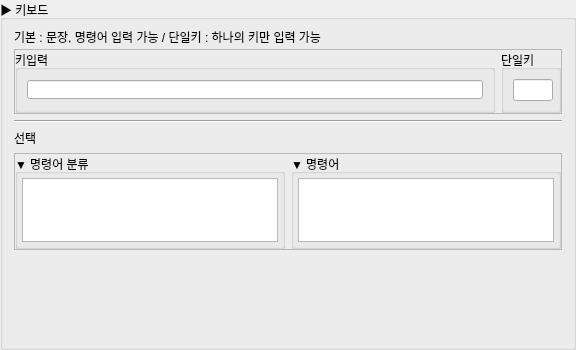
                     <widget class="QGroupBox" name="groupBox_macro_keyboard">
                      <property name="minimumSize">
                       <size>
                        <width>0</width>
                        <height>350</height>
                       </size>
                      </property>
                      <property name="maximumSize">
                       <size>
                        <width>16777215</width>
                        <height>350</height>
                       </size>
                      </property>
                      <property name="title">
                       <string>▶ 키보드</string>
                      </property>
                      <layout class="QVBoxLayout" name="verticalLayout_52">
                       <item>
                        <widget class="QLabel" name="label_45">
                         <property name="maximumSize">
                          <size>
                           <width>16777215</width>
                           <height>12</height>
                          </size>
                         </property>
                         <property name="text">
                          <string>기본 : 문장, 명령어 입력 가능 / 단일키 : 하나의 키만 입력 가능</string>
                         </property>
                        </widget>
                       </item>
                       <item>
                        <widget class="QFrame" name="frame_55">
                         <property name="frameShape">
                          <enum>QFrame::StyledPanel</enum>
                         </property>
                         <property name="frameShadow">
                          <enum>QFrame::Raised</enum>
                         </property>
                         <layout class="QHBoxLayout" name="horizontalLayout_73">
                          <property name="leftMargin">
                           <number>0</number>
                          </property>
                          <property name="topMargin">
                           <number>0</number>
                          </property>
                          <property name="rightMargin">
                           <number>0</number>
                          </property>
                          <property name="bottomMargin">
                           <number>0</number>
                          </property>
                          <item>
                           <widget class="QGroupBox" name="groupBox_55">
                            <property name="title">
                             <string>키입력</string>
                            </property>
                            <layout class="QHBoxLayout" name="horizontalLayout_74">
                             <item>
                              <widget class="QLineEdit" name="line_macro_keyboard_keys">
                               <property name="maximumSize">
                                <size>
                                 <width>16777215</width>
                                 <height>19</height>
                                </size>
                               </property>
                              </widget>
                             </item>
                            </layout>
                           </widget>
                          </item>
                          <item>
                           <widget class="QGroupBox" name="groupBox_56">
                            <property name="minimumSize">
                             <size>
                              <width>60</width>
                              <height>0</height>
                             </size>
                            </property>
                            <property name="maximumSize">
                             <size>
                              <width>60</width>
                              <height>16777215</height>
                             </size>
                            </property>
                            <property name="title">
                             <string>단일키</string>
                            </property>
                            <layout class="QHBoxLayout" name="horizontalLayout_75">
                             <item>
                              <widget class="QLineEdit" name="line_macro_keyboard_key">
                               <property name="minimumSize">
                                <size>
                                 <width>40</width>
                                 <height>0</height>
                                </size>
                               </property>
                               <property name="maximumSize">
                                <size>
                                 <width>40</width>
                                 <height>16777215</height>
                                </size>
                               </property>
                              </widget>
                             </item>
                            </layout>
                           </widget>
                          </item>
                         </layout>
                        </widget>
                       </item>
                       <item>
                        <widget class="Line" name="line_21">
                         <property name="orientation">
                          <enum>Qt::Horizontal</enum>
                         </property>
                        </widget>
                       </item>
                       <item>
                        <widget class="QLabel" name="label_46">
                         <property name="text">
                          <string>선택</string>
                         </property>
                        </widget>
                       </item>
                       <item>
                        <widget class="QFrame" name="frame_54">
                         <property name="frameShape">
                          <enum>QFrame::StyledPanel</enum>
                         </property>
                         <property name="frameShadow">
                          <enum>QFrame::Raised</enum>
                         </property>
                         <layout class="QHBoxLayout" name="horizontalLayout_72">
                          <property name="leftMargin">
                           <number>0</number>
                          </property>
                          <property name="topMargin">
                           <number>0</number>
                          </property>
                          <property name="rightMargin">
                           <number>0</number>
                          </property>
                          <property name="bottomMargin">
                           <number>0</number>
                          </property>
                          <item>
                           <widget class="QGroupBox" name="groupBox_57">
                            <property name="title">
                             <string>▼ 명령어 분류</string>
                            </property>
                            <layout class="QVBoxLayout" name="verticalLayout_55">
                             <property name="leftMargin">
                              <number>4</number>
                             </property>
                             <property name="topMargin">
                              <number>4</number>
                             </property>
                             <property name="rightMargin">
                              <number>4</number>
                             </property>
                             <property name="bottomMargin">
                              <number>4</number>
                             </property>
                             <item>
                              <widget class="QListWidget" name="list_macro_keyboard_category"/>
                             </item>
                            </layout>
                           </widget>
                          </item>
                          <item>
                           <widget class="QGroupBox" name="groupBox_58">
                            <property name="title">
                             <string>▼ 명령어</string>
                            </property>
                            <layout class="QVBoxLayout" name="verticalLayout_57">
                             <property name="leftMargin">
                              <number>4</number>
                             </property>
                             <property name="topMargin">
                              <number>4</number>
                             </property>
                             <property name="rightMargin">
                              <number>4</number>
                             </property>
                             <property name="bottomMargin">
                              <number>4</number>
                             </property>
                             <item>
                              <widget class="QListWidget" name="list_macro_keyboard_commands"/>
                             </item>
                            </layout>
                           </widget>
                          </item>
                         </layout>
                        </widget>
                       </item>
                       <item>
                        <widget class="QLabel" name="label_macro_keyboard_description">
                         <property name="minimumSize">
                          <size>
                           <width>0</width>
                           <height>80</height>
                          </size>
                         </property>
                         <property name="maximumSize">
                          <size>
                           <width>16777215</width>
                           <height>80</height>
                          </size>
                         </property>
                         <property name="text">
                          <string/>
                         </property>
                         <property name="alignment">
                          <set>Qt::AlignLeading|Qt::AlignLeft|Qt::AlignTop</set>
                         </property>
                        </widget>
                       </item>
                      </layout>
                     </widget>
